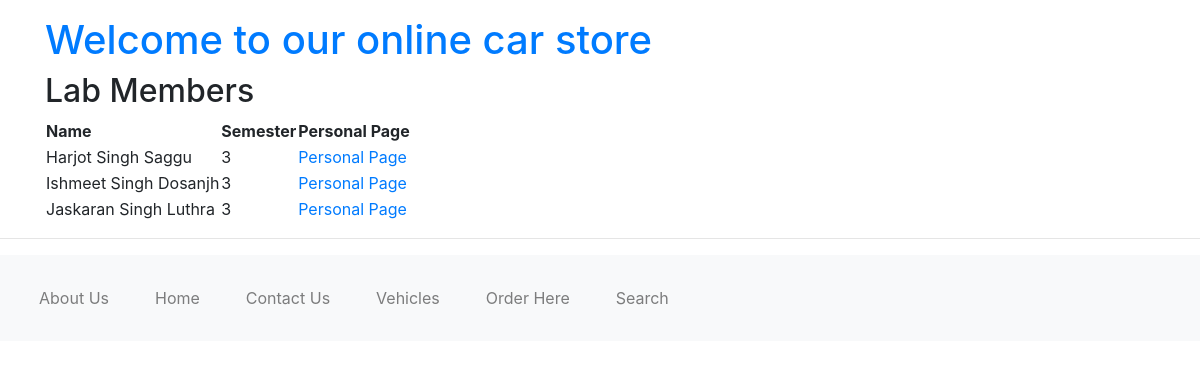
Before: /lab_members/ with the older database file.
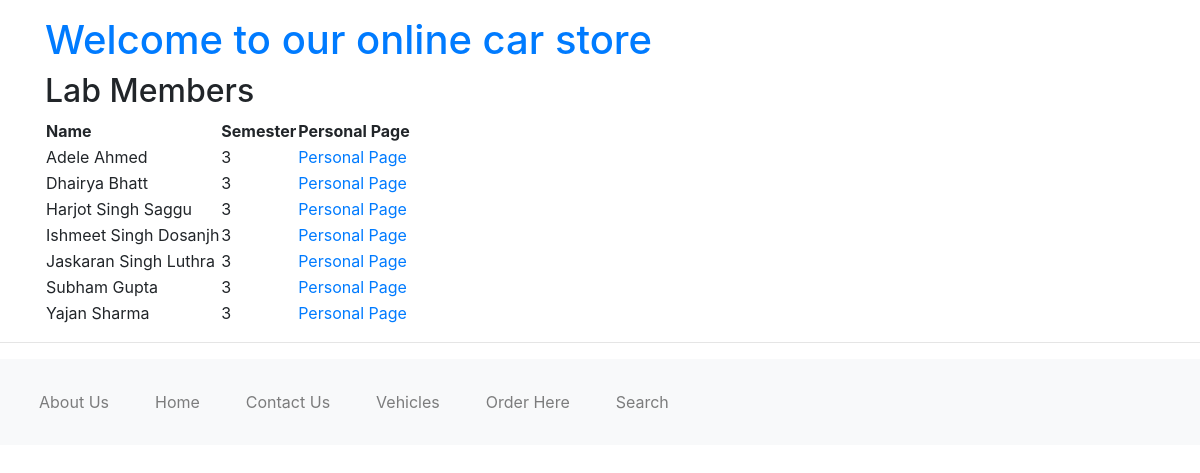
After: the same page with the newer database file.
### carapp/models.py (models this page shows, shortened)
class LabMember(models.Model):
    first_name = models.CharField(max_length=100)
    last_name = models.CharField(max_length=100)
    semester = models.IntegerField()
    personal_page = models.URLField()
    class Meta:
        ordering = ['first_name']

### carapp/views.py (the view)
# urls.py: path('lab_members/', views.lab_members, name='lab_members'),
def lab_members(request):
    members = LabMember.objects.order_by('first_name')
    context = {
        'members': members
    }
    return render(request, 'lab_member.html', context)

### templates/lab_member.html (shortened to what this page needs)
{% extends 'base.html' %}
{% block body_block %}
    <h2>Lab Members</h2>
       <table>
          <thead>
            <tr>
              <th>Name</th>
              <th>Semester</th>
              <th>Personal Page</th>
            </tr>
          </thead>
          <tbody>
            {% for member in members %}
              <tr>
                <td>{{ member.first_name }} {{ member.last_name }}</td>
                <td>{{ member.semester }}</td>
                <td><a href="{{ member.personal_page }}" target="_blank">Personal Page</a></td>
              </tr>
            {% endfor %}
          </tbody>
    </table>
{% endblock %}

### templates/base.html (shortened to what this page needs)
<!DOCTYPE html>
{% load static %}
<html>
<head>
  <link rel="stylesheet" type="text/css" href="{% static 'carapp/style.css' %}">
  <link rel="stylesheet" href="https://stackpath.bootstrapcdn.com/bootstrap/4.5.2/css/bootstrap.min.css">
</head>
<body>
<div class="container">
  <h1 class="mt-3 text-primary">{% block myhdg %} Welcome to our online car store {% endblock %}</h1>
  {% block body_block %}*** {% endblock %}
</div>
<hr />
<nav class="navbar navbar-expand-lg navbar-light bg-light">
  <ul class="navbar-nav">
    <li class="nav-item hbar1">
      <a class="nav-link" href="{% url 'carapp:aboutus' %}">About Us</a>
    </li>
    <li class="nav-item hbar1">
      <a class="nav-link" href="{% url 'carapp:homepage' %}">Home</a>
    </li>
    <li class="nav-item hbar1">
      <a class="nav-link" href="{% url 'carapp:LabMembers' %}">Contact Us</a>
    </li>
    <li class="nav-item hbar1">
      <a class="nav-link" href="{% url 'carapp:Vehicles' %}">Vehicles</a>
    </li>
    <li class="nav-item hbar1">
      <a class="nav-link" href="{% url 'carapp:OrderHere' %}">Order Here</a>
    </li>
    <li class="nav-item hbar1">
      <a class="nav-link" href="{% url 'carapp:search' %}">Search</a>
    </li>
  </ul>
</nav>
</body>
</html>

### carapp/static/carapp/style.css (style rules this page uses)
body { background-color: #f0f0f0; color: #333; }
h1 { font-size: 24px; font-weight: bold; color: #007bff; margin-top: 0; }
.hbar1 { display: inline; margin: 15px; }

Changed rows visible on the page:
added LabMember: first_name "Adele", last_name "Ahmed", semester "3"
added LabMember: first_name "Dhairya", last_name "Bhatt", semester "3"
added LabMember: first_name "Subham", last_name "Gupta", semester "3"
added LabMember: first_name "Yajan", last_name "Sharma", semester "3"
